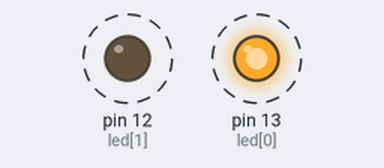
A sketch run on a simulated Arduino Uno, built with avr-gcc and run on an emulated ATmega328P. Parts: output pins drawn as LEDs (lit = HIGH). Dashed ring = blinking.

Above: at 0.05 s.
Timing chart, 0 to 3.0 s (numbered marks = the images above):
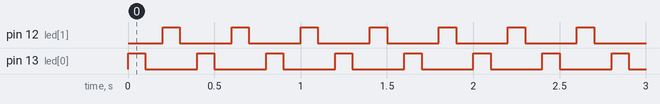

Measured:
- by itself, pin 12 (led[1]), pin 13 (led[0]): alternates HIGH for 0.10 s and LOW for 0.30 s

The sketch:

sketch_jun3a.ino
```cpp
void setup()
{
  pinMode(13, OUTPUT);
  pinMode(12, OUTPUT);
}

void loop()
{
  int led[2] = {13, 12};
  for (int i = 0; i < 2 ; i++) {
    digitalWrite(led[i], HIGH);
    delay(100);
    digitalWrite(led[i], LOW);
    delay(100);
  }
}
```
